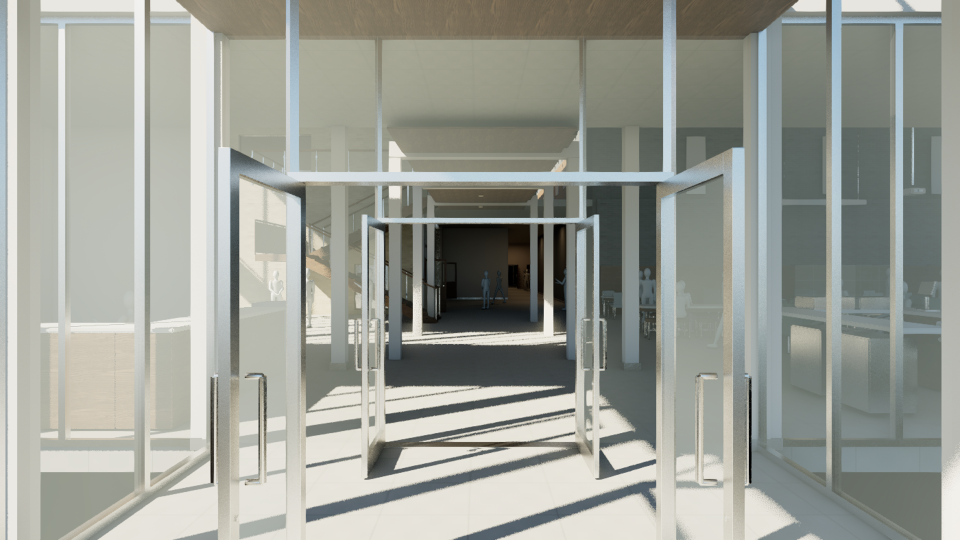
#> input picture unreal/unreal_project/ReviewV03/room_00.png, 1920 x 1080 px (shown at 1/2 size); its folder holds 4 pictures in this run
$ python make_contact.py
#> lines starting #> are read from the running program, lines starting #| are printed output that depends on the picture
from PIL import Image,ImageDraw,ImageFont
from pathlib import Path
import json
root=Path(__file__).resolve().parent.parent/'unreal_project/ReviewV03'
names=['Entrance','Commons','Innovation Lab','Printers','Student lockers','Student bathroom','Fitness','Upper commons','Balcony']
canvas=Image.new('RGB',(1920,1194),(22,25,29));draw=ImageDraw.Draw(canvas)
#> after `canvas = Image.new('RGB', (1920, 1194), (22, 25, 29))`:
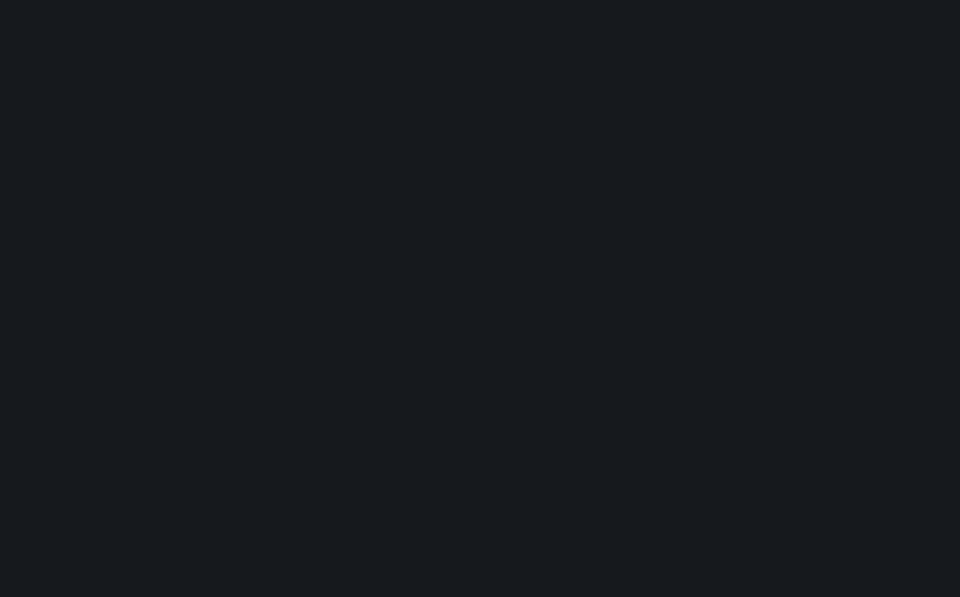
#> canvas: PIL image 1920x1194 RGB (shown at 1/2 size); mean R, G, B 22, 25, 29
font=ImageFont.truetype('C:/Windows/Fonts/segoeui.ttf',22)
rows=[]
for i,name in enumerate(names):
 p=root/f'room_{i:02d}.png'
 with Image.open(p) as im:
#> im is the input picture: PIL image 1920x1080 RGBA; mean R, G, B, A 155.8, 158.6, 150.8, 255
  im.load();assert im.size==(1920,1080),(p,im.size)
  canvas.paste(im.convert('RGB').resize((640,360)),((i%3)*640,(i//3)*398))
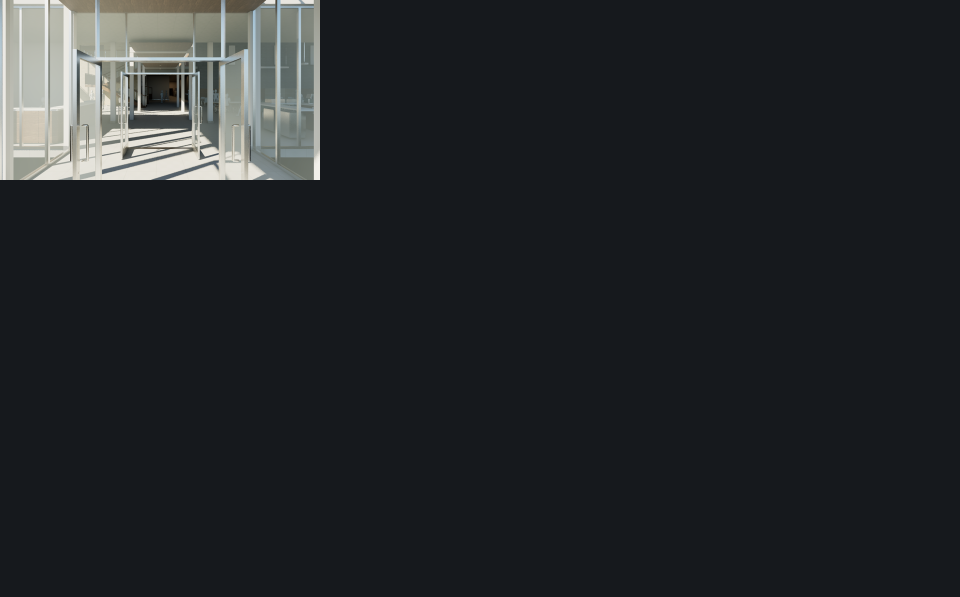
#> canvas: PIL image 1920x1194 RGB (shown at 1/2 size); mean R, G, B 35.4, 38.4, 41.2
 draw.text(((i%3)*640+14,(i//3)*398+367),name,font=font,fill='white')
 rows.append({'file':p.name,'size':[1920,1080],'name':name})
#> pass 2 of the loop `for i,name in enumerate(names):`:
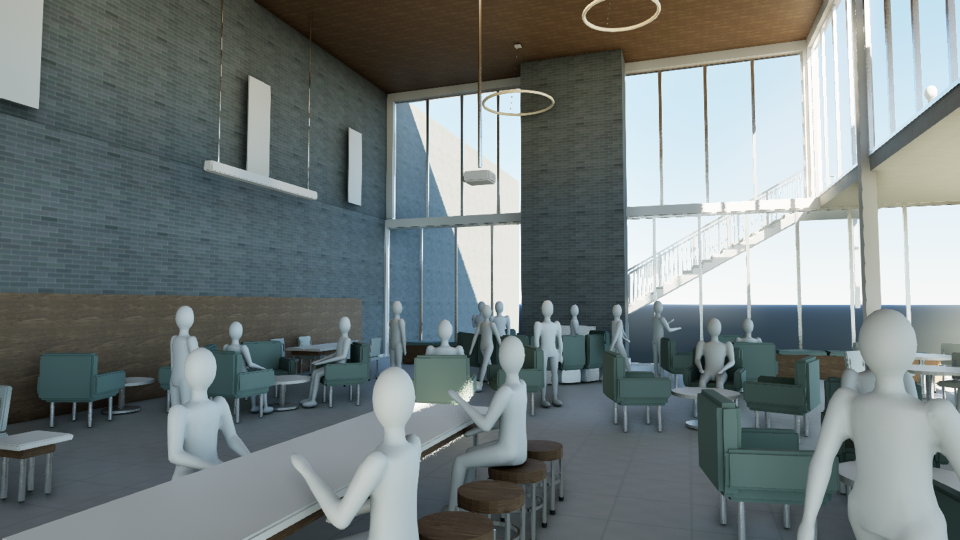
#> input picture unreal/unreal_project/ReviewV03/room_01.png, 1920 x 1080 px (shown at 1/2 size)
#> im is the input picture: PIL image 1920x1080 RGBA; mean R, G, B, A 115.5, 124.4, 124.5, 255
#> `canvas.paste(im.convert('RGB').resize((640,360)),((i%3)*640,(i//3)*398))`:
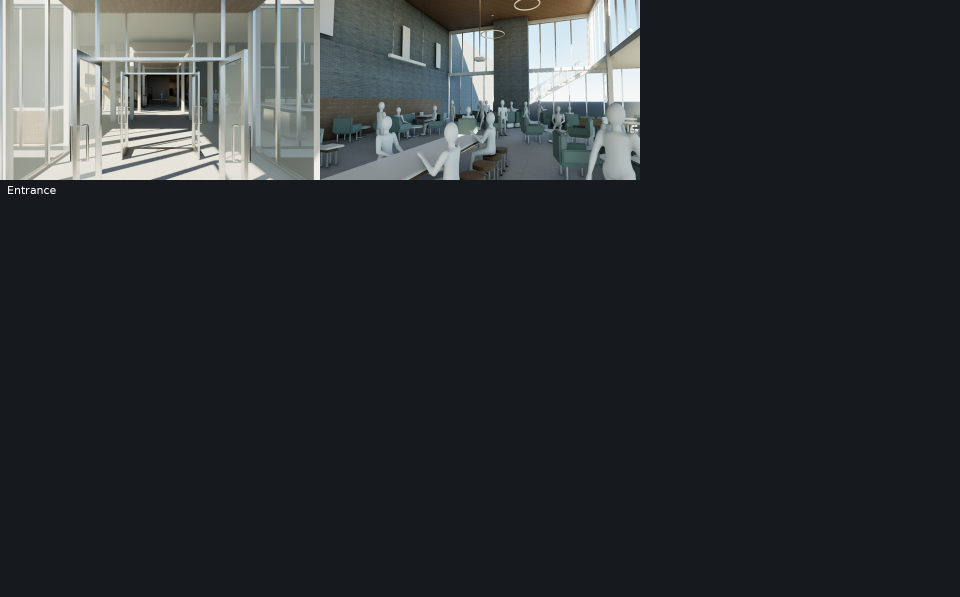
#> canvas: PIL image 1920x1194 RGB (shown at 1/2 size); mean R, G, B 44.9, 48.5, 50.9
#> pass 3 of the loop `for i,name in enumerate(names):`:
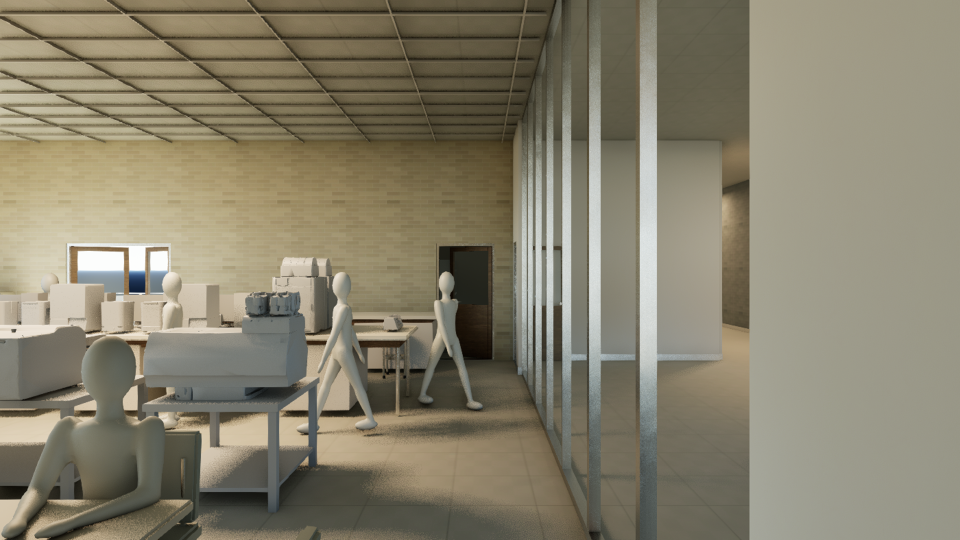
#> input picture unreal/unreal_project/ReviewV03/room_02.png, 1920 x 1080 px (shown at 1/2 size)
#> im is the input picture: PIL image 1920x1080 RGBA; mean R, G, B, A 134.9, 128.6, 108.9, 255
#> `canvas.paste(im.convert('RGB').resize((640,360)),((i%3)*640,(i//3)*398))`:
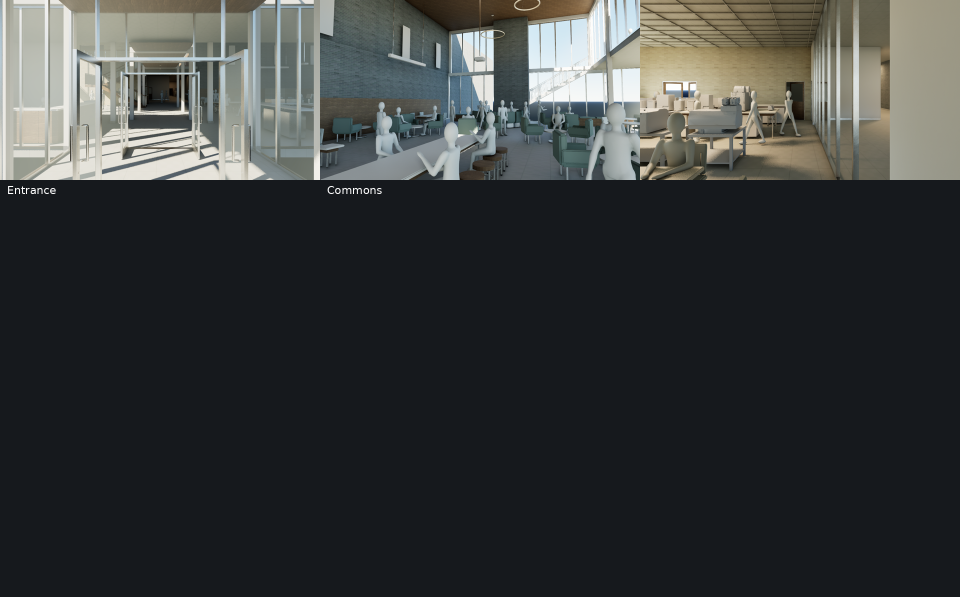
#> canvas: PIL image 1920x1194 RGB (shown at 1/2 size); mean R, G, B 56.3, 58.9, 59
#> (the run stopped early here; a loop or call above may not have finished)
